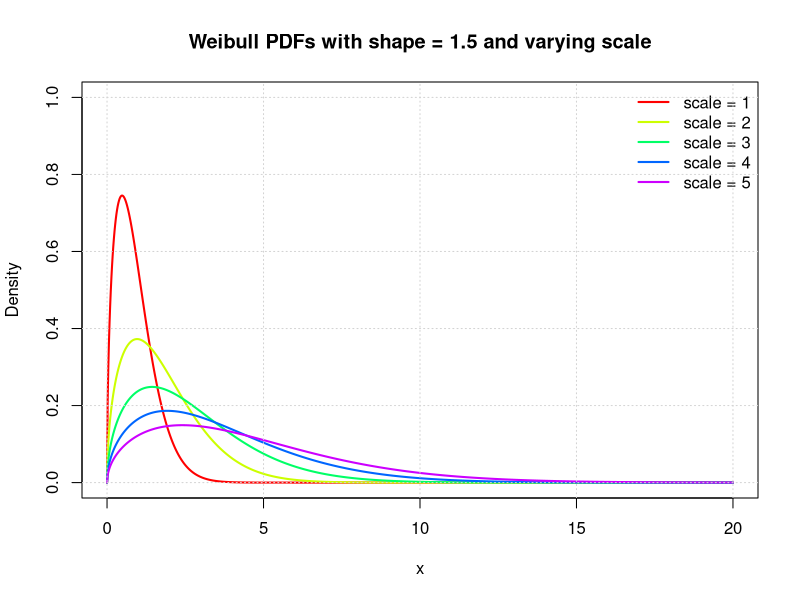

R code for this plot:
# Parameters
shape <- 1.5                     # Keep shape fixed
scales <- c(1, 2, 3, 4, 5)       # Increasing scale values

# Support
x <- seq(0, 20, length.out = 1000)

# Set up empty plot
plot(x, dweibull(x, shape, scale = max(scales)), ylim = c(0, 1),
     type = "n", lwd = 2,
     xlab = "x", ylab = "Density",
     main = sprintf("Weibull PDFs with shape = %.1f and varying scale", shape))

# Colors for lines
cols <- rainbow(length(scales))

# Add lines for each scale
for (i in seq_along(scales)) {
  lines(x, dweibull(x, shape, scale = scales[i]),
        col = cols[i], lwd = 2)
}

# Add legend
legend("topright", legend = paste("scale =", scales),
       col = cols, lwd = 2, bty = "n")

# Add grid
grid()